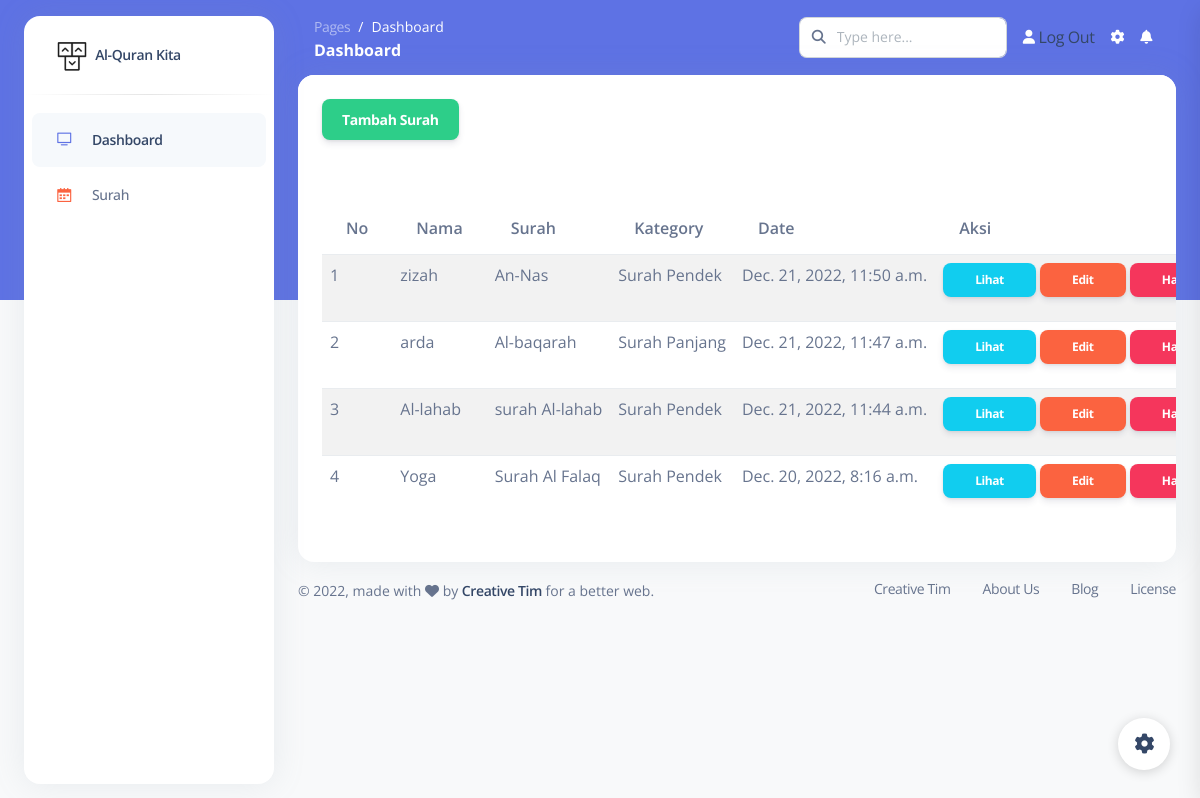
The page /dashboard/surah/ on the database its author committed.
### blog/models.py (models this page shows, shortened)
class Surah(models.Model):
    nama = models.CharField(max_length=100, blank=True, null=True)
    judul = models.CharField(max_length=100)
    body = models.TextField()
    kategory = models.ForeignKey(Kategori, on_delete=models.CASCADE)
    date = models.DateTimeField(auto_now_add=True)
    class Meta:
        ordering = ['-date']
        verbose_name_plural = "Surah"

class Kategori(models.Model):
    nama = models.CharField(max_length=20)
    def __str__(self):
        return self.nama
    class Meta:
        verbose_name_plural = "Kategori"

### blog/views.py (the view)
# urls.py: path('surah/',surah, name='surah'),
def surah(request):
    template_name = 'back/surah.html'
    surah = Surah.objects.all()
    context = {
        'title':'halaman surah',
        'surah' : surah
    }
    return render(request, template_name, context)

### templates/back/surah.html
{% extends 'back/base.html' %}
{% block content %}
<div class="content">
    <div class="container-fluid">
        <div class="row">
            <div class="col-md-18">
                <div class="card strpied-tabled-with-hover">
                    <div class="card-header ">
                        <a class="btn btn-success" href="{% url 'tambah_surah' %}">Tambah Surah</a>
                    </div>
                    <div class="card-body table-full-width table-responsive">
                        <table class="table table-hover table-striped">
                            <thead>
                                <th>No</th>
                                <th>Nama</th>
                                <th>Surah</th>
                                <th>Kategory</th>
                                <th>Date</th>
                                <th>Aksi</th>
                            </thead>
                            <tbody>
                                {% for s in surah %}
                                <tr>
                                    <td>{{forloop.counter}}</td>
                                    <td>{{s.nama}}</td>
                                    <td>{{s.judul}}</td>
                                    <td>{{s.kategory}}</td>
                                    <td>{{s.date}}</td>
                                    <td>
                                        <a class="btn btn-sm btn-info" href="{% url 'lihat_surah' s.id %}">Lihat</a>
                                        <a class="btn btn-sm btn-warning" href="{% url 'edit_surah' s.id %}">Edit</a>
                                        <a onclick="return confirm('Apakah anda yakin ingin menghapus?');" class="btn btn-sm btn-danger" href="{% url 'delete_surah' s.id %}">Hapus</a>
                                    </td>
                                </tr>
                                {% endfor %}
                        </table>
                    </div>
                </div>
            </div>
        </div>
    </div>
</div>
{% endblock content %}

### rows shown on the page
Surah: nama "zizah", judul "An-Nas", kategory "Surah Pendek", date "Dec. 21, 2022, 11:50 a.m."
Surah: nama "arda", judul "Al-baqarah", kategory "Surah Panjang", date "Dec. 21, 2022, 11:47 a.m."
Surah: nama "Al-lahab", judul "surah Al-lahab", kategory "Surah Pendek", date "Dec. 21, 2022, 11:44 a.m."
Surah: nama "Yoga", judul "Surah Al Falaq", kategory "Surah Pendek", date "Dec. 20, 2022, 8:16 a.m."
